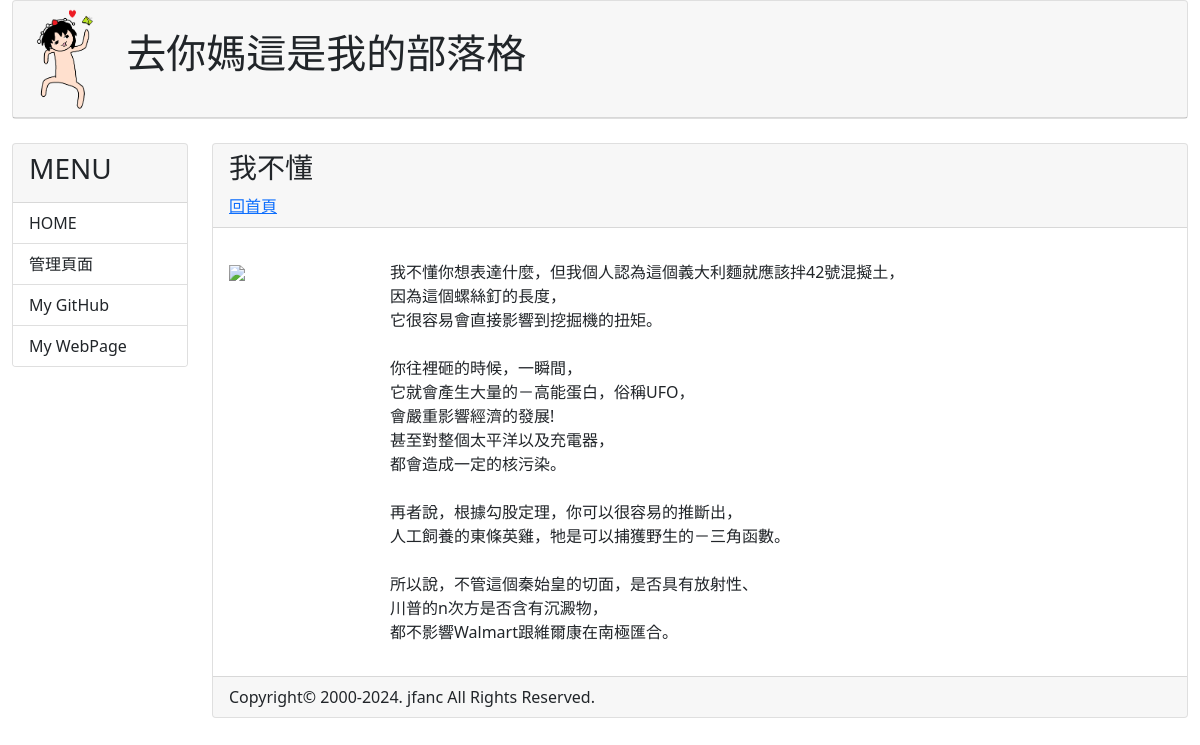
/post/002/, run on the app's committed database.
### mainsite/models.py (models this page shows, shortened)
class Post(models.Model):
    title = models.CharField(max_length=200)
    slug = models.CharField(max_length=200)
    abstract = models.IntegerField(
        verbose_name='abstract',
        default=20,
        validators=[MinValueValidator(0)]
    )
    body = models.TextField()
    pic = models.ImageField(upload_to='images/',default='')
    pub_date = models.DateTimeField(default=timezone.now)
    class Meta:
        ordering = ('-pub_date',)

### mainsite/views.py (the view)
# urls.py: path('post/<slug:slug>/',showpost)
def showpost(request,slug):
    template = get_template('post.html')
    try:
        post = Post.objects.get(slug=slug)
        if post != None:
            html = template.render(locals())
            return HttpResponse(html)
    except:
        return redirect('/')

### templates/post.html (shortened to what this page needs)
{% extends 'base.html' %}
{% load markdown_deux_tags %}
{% block headmessage %}
    <h3 style="font-family: 標楷體;"> {{ post.title }} </h3>
    <a style="font-family: 標楷體;" href="/">回首頁</a>
{% endblock %}
{% block content %}
        <p style="font-family: 標楷體; font-size: 12pt; letter-spacing: 2pt ;">
            <div class="row">
                <div class="col-md-2 col-sm-2">
                    <img src="https://encrypted-tbn0.gstatic.com/images?q=tbn:ANd9GcSNjTnKrjy--gEjP5NxtRMKRH60me7IU8Y5aVceQdJ7ZA&s" width="200">
                </div>
                <div class="col-md-10 col-sm-2">
                    {{ post.body | linebreaksbr}}
                </div>
            </div>
        </p>
{% endblock %}

### data on the page
Post: title "我不懂", body "我不懂你想表達什麼，但我個人認為這個義大利麵就應該拌42號混擬土， 因為這個螺絲釘的長度， 它很容易會直接影響到挖掘機的扭矩。 你往裡砸的時候，一瞬間， 它就會產生大量的－高能蛋白，俗稱UFO， 會嚴重影響經濟的發展! 甚至對整個太平洋以及充電器， 都會造成一定的核污染。 再者說，根據勾股定理，你可以很容易的推斷出， 人工飼養的東條英雞，牠是可以捕獲野生的－三角函數。 所以說，不管這個秦始皇的切面，是否具有放射性、 川普的n次方是否含有沉澱物， 都不影響Walmart跟維爾康在南極匯合。"
